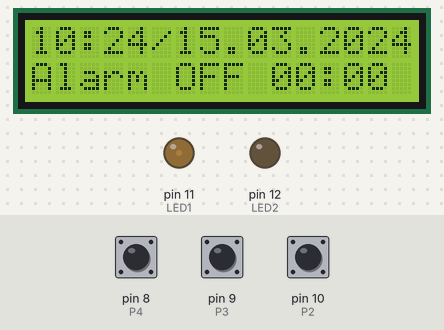
The sketch below on a simulated Arduino Uno, built with avr-gcc and run on an emulated ATmega328P. On the bench: 16×2 character LCD, output pins drawn as LEDs (lit = HIGH). The inputs (shaded band) are chosen by the test bench; at power-on: pin 8 (P4) HIGH, pin 9 (P3) HIGH, pin 10 (P2) HIGH. The local clock reads 2024-03-15 10:24:30 at power-on unless the sketch sets it; what the sketch prints to the serial monitor is not drawn.

Above: at 1.2 s.
1.3 s: pin 8 (P4) pulled LOW for 1 s
At 2.8 s:
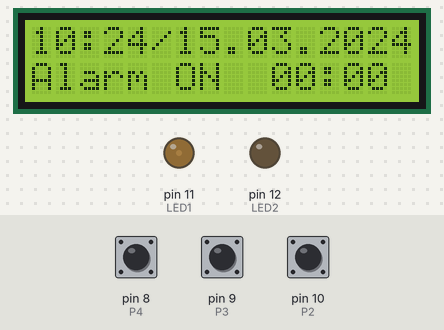
3.8 s: pin 9 (P3) pulled LOW for 3.2 s
At 8.2 s:
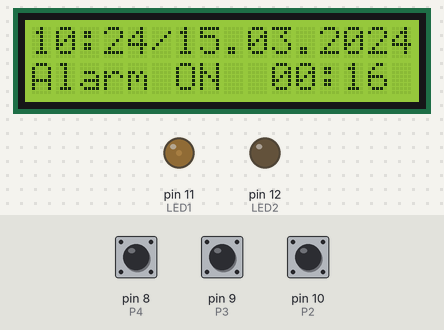
8.5 s: pin 9 (P3) pulled LOW for 3.2 s
At 12.9 s:
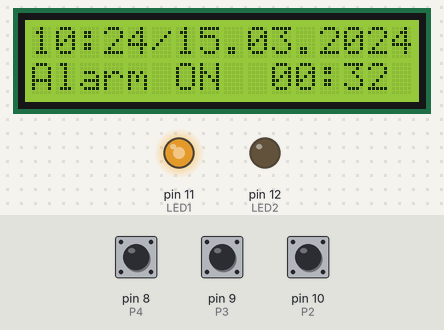
13.3 s: pin 9 (P3) pulled LOW for 1 s
At 15.5 s:
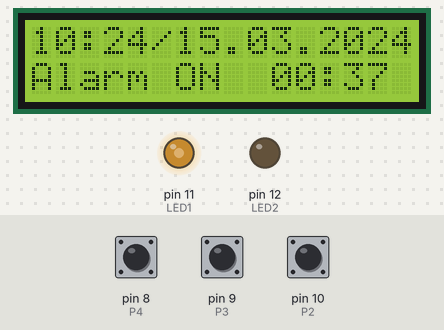
15.8 s: pin 10 (P2) pulled LOW for 0.15 s
At 16.5 s:
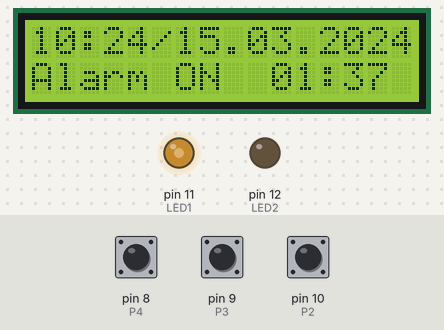
17.5 s: pin 8 (P4) pulled LOW for 0.15 s
At 19.1 s:
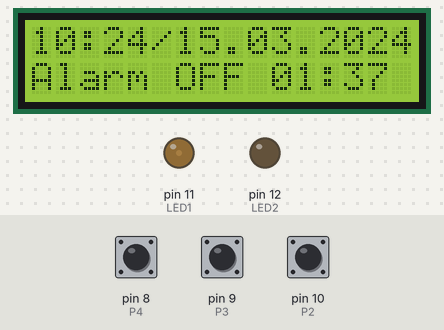
Timing chart, 0 to 20.6 s (numbered marks = the images above; inputs shaded):
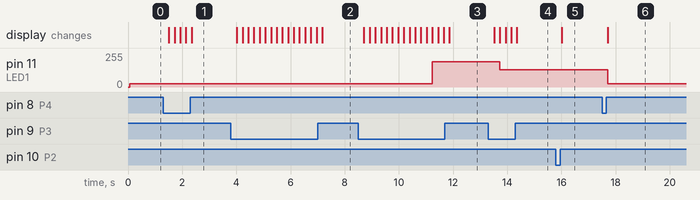

The sketch:

SleepOSleep.ino
```cpp
#include <DS3231.h>
#include <LiquidCrystal.h> // includes the LiquidCrystal Library
#define P2 10 // Button hour
#define P3 9 // Button minutes
#define P4 8 // SWITCH Alarm
#define LED1 11 // PWM LED
#define LED2 12

//objects
DS3231  rtc(SDA, SCL);
Time t;
LiquidCrystal lcd(7, 6, 5, 4, 3, 2); // Creates an LC object. Parameters: (rs, enable, d4, d5, d6, d7)

//************Variables**************//
int alarmHours =0;
int alarmMinutes = 0;  // Holds the current alarm time
int isAlarmOn =0;

void setup() {
 lcd.begin(16,2); // Initializes the interface to the LCD screen, and specifies the dimensions (width and height) of the display }
 pinMode(P2,INPUT_PULLUP);
 pinMode(P3,INPUT_PULLUP);
 pinMode(P4,INPUT_PULLUP);
 pinMode(LED1,OUTPUT);
 pinMode(LED2,OUTPUT);
 Serial.begin(9600);
 rtc.begin(); // Initialize the rtc object
}
void loop() {
 //lcd.clear();
 t = rtc.getTime();
  //alarm hours setting
  if( digitalRead(P2)== LOW ){
      Serial.println("Hour");
    if(alarmHours==23){
      alarmHours=0;
      delay(200);
    } else {
      alarmHours=alarmHours+1;
      delay(200);
    }
  }

  //alarm minutes setting
  if( digitalRead(P3)== LOW ){
    Serial.println("Minutes");
    if (alarmMinutes==59){
      alarmMinutes=0;
      delay(200);
    } else {
      alarmMinutes=alarmMinutes+1;
      delay(200);
    }
  }

  //switch for Alarm to ON/OFF
  if( digitalRead(P4)==LOW ){
    Serial.println("Alarm");
    if( isAlarmOn==0 ){
      isAlarmOn = 1;
      delay(200);
    } else {
      isAlarmOn = 0;
      Serial.println("0");
      delay(200);
    }
  }

 printTime();
 printAlarm();
 printStatus();
 makeAlarm();
 chooseLED();
}

void chooseLED(){
  if ( isAlarmOn==1 ){
     if( ledbefore(15)==1 ){
        analogWrite(LED1, 64);
     }
     if( ledbefore(10)==1 ){
        analogWrite(LED1, 128);
     }
     if( ledbefore(5)==1 ){
        analogWrite(LED1, 191);
     }
     if( ( t.hour == alarmHours ) && ( t.min == alarmMinutes ) ){
        analogWrite(LED1, 255);
     }
  } else {
     analogWrite(LED1, 25);
  }
}

void printTime(){
  if(t.hour <= 9){
    lcd.setCursor(0,0);
    lcd.print("0");
    lcd.print(t.hour, DEC);
  } else{
    lcd.setCursor(0,0);
    lcd.print(t.hour, DEC);
  }
 lcd.setCursor(2,0);
 lcd.print(":");
 if(t.min <= 9){
  lcd.setCursor(3,0);
  lcd.print("0");
  lcd.print(t.min, DEC);
 } else{
  lcd.setCursor(3,0);
  lcd.print(t.min, DEC);
 }
 lcd.setCursor(5,0);
 lcd.print("/");
 lcd.setCursor(6,0);
 lcd.print(rtc.getDateStr());
}

void printStatus(){
  lcd.setCursor(0,1);
  if( isAlarmOn == 0 ) {
    lcd.print("Alarm OFF");
  } else if ( isAlarmOn == 1 ){
    lcd.print("Alarm ON ");
  } else{
    lcd.print("XX");
  }
}

void printAlarm(){
  lcd.setCursor(10,1);
  if (alarmHours <= 9){
    lcd.print("0");
  }
  lcd.print(alarmHours);
  lcd.print(":");
  if (alarmMinutes <= 9){
    lcd.print("0");
  }
  lcd.print(alarmMinutes);
}

//fungsi makeAlarm, return 1 klo waktu skrng== waktu alarm disetel dan alarm = ON, 0 klo ga
void makeAlarm(){
  if( isAlarmOn == 1 ){
    if( ( t.hour == alarmHours ) && ( t.min == alarmMinutes ) ) {
       digitalWrite(LED2,HIGH);
       Serial.write("1");
       //return 1;
    } else {
      digitalWrite(LED2,LOW);
      //return 0;
    }
  } else{
    digitalWrite(LED2,LOW);
    //return 0;
  }
}

int ledbefore( int minBeforeAlarm ){
  //return 0 klo minBeforeAlarm != yg dinginkan, return 1 klo minBeforeAlarm = yg diinginkan
  int selisih;
  if( isAlarmOn==1 )
  {
    if( alarmMinutes < minBeforeAlarm )//bikin case klo set alarm <15 time now
    {
      selisih = alarmMinutes + 60 - t.min;
    } else
    {
      selisih = alarmMinutes - t.min;
    }
  }

  if( selisih == minBeforeAlarm )
  {
    return 1;
  } else{
    return 0;
  }
}

void preAlarm( int durationMin, int pinForLED, int ledIntensity )//durasi dlm meni, pin utk LED, dan intensitasnya brp (max=100% = 255)
{
  int totalTime = durationMin*60;//dalam satuan detik
  for( int i = 0; i<=totalTime; i++ ){
    analogWrite(pinForLED, ledIntensity);
    delay(1000);
  }
}
```

Measured:
- after the input at 1.3 s, the display: changes after 0.21 s (image 1)
- after the input at 3.8 s, the display: first changes after 0.22 s (image 2 shows a later state)
- after the input at 8.5 s, pin 11 (LED1): 25/255 → 191/255 after 2.7 s; the display: first changes after 0.21 s (image 3 shows a later state)
- after the input at 13.3 s, pin 11 (LED1): 191/255 → 128/255 after 0.42 s; the display: first changes after 0.21 s (image 4 shows a later state)
- after the input at 15.8 s, the display: changes after 0.21 s (image 5)
- after the input at 17.5 s, pin 11 (LED1): 128/255 → 25/255 after 0.21 s; the display: changes after 0.21 s (image 6)
